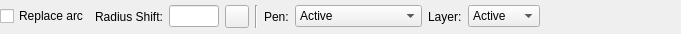
<?xml version="1.0" encoding="UTF-8"?>
<ui version="4.0">
 <class>LC_CircleByArcOptionsWidget</class>
 <widget class="QWidget" name="LC_CircleByArcOptionsWidget">
  <property name="geometry">
   <rect>
    <x>0</x>
    <y>0</y>
    <width>681</width>
    <height>34</height>
   </rect>
  </property>
  <property name="windowTitle">
   <string>Form</string>
  </property>
  <layout class="QGridLayout" name="gridLayout">
   <property name="leftMargin">
    <number>0</number>
   </property>
   <property name="topMargin">
    <number>1</number>
   </property>
   <property name="rightMargin">
    <number>0</number>
   </property>
   <property name="bottomMargin">
    <number>1</number>
   </property>
   <item row="0" column="5">
    <widget class="QLabel" name="label">
     <property name="text">
      <string>Pen:</string>
     </property>
    </widget>
   </item>
   <item row="0" column="1">
    <widget class="QLabel" name="lblRadiusShift">
     <property name="toolTip">
      <string>Delta of circle's radius to arc's radius</string>
     </property>
     <property name="text">
      <string>Radius Shift:</string>
     </property>
    </widget>
   </item>
   <item row="0" column="9">
    <spacer name="horizontalSpacer">
     <property name="orientation">
      <enum>Qt::Orientation::Horizontal</enum>
     </property>
     <property name="sizeHint" stdset="0">
      <size>
       <width>0</width>
       <height>20</height>
      </size>
     </property>
    </spacer>
   </item>
   <item row="0" column="8">
    <widget class="QComboBox" name="cbLayer">
     <property name="toolTip">
      <string>Layer to which created circle should be placed</string>
     </property>
     <item>
      <property name="text">
       <string comment="layer">Active</string>
      </property>
     </item>
     <item>
      <property name="text">
       <string comment="layer">Original</string>
      </property>
     </item>
    </widget>
   </item>
   <item row="0" column="2">
    <widget class="QLineEdit" name="leRadiusShift">
     <property name="minimumSize">
      <size>
       <width>30</width>
       <height>0</height>
      </size>
     </property>
     <property name="maximumSize">
      <size>
       <width>50</width>
       <height>16777215</height>
      </size>
     </property>
    </widget>
   </item>
   <item row="0" column="4">
    <widget class="Line" name="line">
     <property name="orientation">
      <enum>Qt::Orientation::Vertical</enum>
     </property>
    </widget>
   </item>
   <item row="0" column="6">
    <widget class="QComboBox" name="cbPen">
     <property name="toolTip">
      <string>Pen to apply to created circle</string>
     </property>
     <item>
      <property name="text">
       <string comment="pen">Active</string>
      </property>
     </item>
     <item>
      <property name="text">
       <string comment="pen">Original</string>
      </property>
     </item>
     <item>
      <property name="text">
       <string comment="pen">Original Resolved</string>
      </property>
     </item>
    </widget>
   </item>
   <item row="0" column="7">
    <widget class="QLabel" name="label_2">
     <property name="text">
      <string>Layer:</string>
     </property>
    </widget>
   </item>
   <item row="0" column="0">
    <widget class="QCheckBox" name="cbReplace">
     <property name="toolTip">
      <string>If checked, original arc will be removed</string>
     </property>
     <property name="text">
      <string>Replace arc</string>
     </property>
    </widget>
   </item>
   <item row="0" column="3">
    <widget class="QToolButton" name="tbPickRadius">
     <property name="toolTip">
      <string>Pick offset value from drawing</string>
     </property>
     <property name="text">
      <string/>
     </property>
     <property name="icon">
      <iconset resource="../../../../res/icons/icons.qrc">
       <normaloff>:/icons/interactive_pick_distance.lci</normaloff>:/icons/interactive_pick_distance.lci</iconset>
     </property>
    </widget>
   </item>
  </layout>
 </widget>
 <resources>
  <include location="../../../../res/icons/icons.qrc"/>
 </resources>
 <connections/>
</ui>
